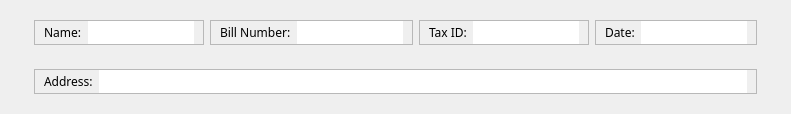
                                   <widget class="QWidget" name="wrapPresetCustomer" native="true">
                                    <layout class="QVBoxLayout" name="verticalLayout_58">
                                     <property name="leftMargin">
                                      <number>25</number>
                                     </property>
                                     <property name="rightMargin">
                                      <number>25</number>
                                     </property>
                                     <item>
                                      <widget class="QWidget" name="widget_26" native="true">
                                       <layout class="QVBoxLayout" name="verticalLayout_59">
                                        <property name="leftMargin">
                                         <number>0</number>
                                        </property>
                                        <property name="topMargin">
                                         <number>0</number>
                                        </property>
                                        <property name="rightMargin">
                                         <number>0</number>
                                        </property>
                                        <property name="bottomMargin">
                                         <number>0</number>
                                        </property>
                                        <item>
                                         <widget class="QWidget" name="widget_29" native="true">
                                          <layout class="QHBoxLayout" name="horizontalLayout_16">
                                           <item>
                                            <widget class="QFrame" name="frame_31">
                                             <property name="frameShape">
                                              <enum>QFrame::StyledPanel</enum>
                                             </property>
                                             <property name="frameShadow">
                                              <enum>QFrame::Raised</enum>
                                             </property>
                                             <layout class="QHBoxLayout" name="horizontalLayout_17">
                                              <property name="topMargin">
                                               <number>0</number>
                                              </property>
                                              <property name="bottomMargin">
                                               <number>0</number>
                                              </property>
                                              <item>
                                               <widget class="QLabel" name="label_14">
                                                <property name="font">
                                                 <font>
                                                  <family>Prompt</family>
                                                 </font>
                                                </property>
                                                <property name="text">
                                                 <string>Name:</string>
                                                </property>
                                               </widget>
                                              </item>
                                              <item>
                                               <widget class="QLineEdit" name="lineEdit_5">
                                                <property name="font">
                                                 <font>
                                                  <family>Prompt</family>
                                                 </font>
                                                </property>
                                                <property name="frame">
                                                 <bool>false</bool>
                                                </property>
                                                <property name="readOnly">
                                                 <bool>true</bool>
                                                </property>
                                               </widget>
                                              </item>
                                             </layout>
                                            </widget>
                                           </item>
                                           <item>
                                            <widget class="QFrame" name="frame_32">
                                             <property name="frameShape">
                                              <enum>QFrame::StyledPanel</enum>
                                             </property>
                                             <property name="frameShadow">
                                              <enum>QFrame::Raised</enum>
                                             </property>
                                             <layout class="QHBoxLayout" name="horizontalLayout_18">
                                              <property name="topMargin">
                                               <number>0</number>
                                              </property>
                                              <property name="bottomMargin">
                                               <number>0</number>
                                              </property>
                                              <item>
                                               <widget class="QLabel" name="label_15">
                                                <property name="font">
                                                 <font>
                                                  <family>Prompt</family>
                                                 </font>
                                                </property>
                                                <property name="text">
                                                 <string>Bill Number:</string>
                                                </property>
                                               </widget>
                                              </item>
                                              <item>
                                               <widget class="QLineEdit" name="lineEdit_7">
                                                <property name="font">
                                                 <font>
                                                  <family>Prompt</family>
                                                 </font>
                                                </property>
                                                <property name="frame">
                                                 <bool>false</bool>
                                                </property>
                                                <property name="readOnly">
                                                 <bool>true</bool>
                                                </property>
                                               </widget>
                                              </item>
                                             </layout>
                                            </widget>
                                           </item>
                                           <item>
                                            <widget class="QFrame" name="frame_33">
                                             <property name="frameShape">
                                              <enum>QFrame::StyledPanel</enum>
                                             </property>
                                             <property name="frameShadow">
                                              <enum>QFrame::Raised</enum>
                                             </property>
                                             <layout class="QHBoxLayout" name="horizontalLayout_19">
                                              <property name="topMargin">
                                               <number>0</number>
                                              </property>
                                              <property name="bottomMargin">
                                               <number>0</number>
                                              </property>
                                              <item>
                                               <widget class="QLabel" name="label_16">
                                                <property name="font">
                                                 <font>
                                                  <family>Prompt</family>
                                                 </font>
                                                </property>
                                                <property name="text">
                                                 <string>Tax ID:</string>
                                                </property>
                                               </widget>
                                              </item>
                                              <item>
                                               <widget class="QLineEdit" name="lineEdit_8">
                                                <property name="font">
                                                 <font>
                                                  <family>Prompt</family>
                                                 </font>
                                                </property>
                                                <property name="frame">
                                                 <bool>false</bool>
                                                </property>
                                                <property name="readOnly">
                                                 <bool>true</bool>
                                                </property>
                                               </widget>
                                              </item>
                                             </layout>
                                            </widget>
                                           </item>
                                           <item>
                                            <widget class="QFrame" name="frame_34">
                                             <property name="frameShape">
                                              <enum>QFrame::StyledPanel</enum>
                                             </property>
                                             <property name="frameShadow">
                                              <enum>QFrame::Raised</enum>
                                             </property>
                                             <layout class="QHBoxLayout" name="horizontalLayout_20">
                                              <property name="topMargin">
                                               <number>0</number>
                                              </property>
                                              <property name="bottomMargin">
                                               <number>0</number>
                                              </property>
                                              <item>
                                               <widget class="QLabel" name="label_17">
                                                <property name="font">
                                                 <font>
                                                  <family>Prompt</family>
                                                 </font>
                                                </property>
                                                <property name="text">
                                                 <string>Date:</string>
                                                </property>
                                               </widget>
                                              </item>
                                              <item>
                                               <widget class="QLineEdit" name="lineEdit_9">
                                                <property name="font">
                                                 <font>
                                                  <family>Prompt</family>
                                                 </font>
                                                </property>
                                                <property name="frame">
                                                 <bool>false</bool>
                                                </property>
                                                <property name="readOnly">
                                                 <bool>true</bool>
                                                </property>
                                               </widget>
                                              </item>
                                             </layout>
                                            </widget>
                                           </item>
                                          </layout>
                                         </widget>
                                        </item>
                                        <item>
                                         <widget class="QWidget" name="widget_30" native="true">
                                          <layout class="QVBoxLayout" name="verticalLayout_60">
                                           <item>
                                            <widget class="QFrame" name="frame_35">
                                             <property name="frameShape">
                                              <enum>QFrame::StyledPanel</enum>
                                             </property>
                                             <property name="frameShadow">
                                              <enum>QFrame::Raised</enum>
                                             </property>
                                             <layout class="QHBoxLayout" name="horizontalLayout_21">
                                              <property name="topMargin">
                                               <number>0</number>
                                              </property>
                                              <property name="bottomMargin">
                                               <number>0</number>
                                              </property>
                                              <item>
                                               <widget class="QLabel" name="label_18">
                                                <property name="font">
                                                 <font>
                                                  <family>Prompt</family>
                                                 </font>
                                                </property>
                                                <property name="text">
                                                 <string>Address:</string>
                                                </property>
                                               </widget>
                                              </item>
                                              <item>
                                               <widget class="QLineEdit" name="lineEdit_10">
                                                <property name="font">
                                                 <font>
                                                  <family>Prompt</family>
                                                 </font>
                                                </property>
                                                <property name="frame">
                                                 <bool>false</bool>
                                                </property>
                                                <property name="readOnly">
                                                 <bool>true</bool>
                                                </property>
                                               </widget>
                                              </item>
                                             </layout>
                                            </widget>
                                           </item>
                                          </layout>
                                         </widget>
                                        </item>
                                       </layout>
                                      </widget>
                                     </item>
                                    </layout>
                                   </widget>
